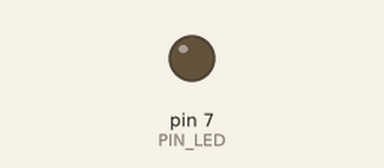
Bench run of a sketch on a simulated Arduino Uno, built with avr-gcc and run on an emulated ATmega328P. On the bench: output pins drawn as LEDs (lit = HIGH). Dashed ring = blinking. At 2.0 s the program stops and its outputs stay as they are.

Above: at 0.5 s.
At 1.85 s:
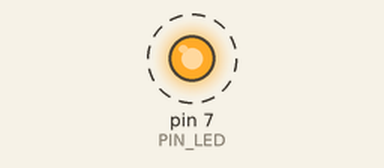
Timing chart, 0 to 3.0 s (numbered marks = the images above):
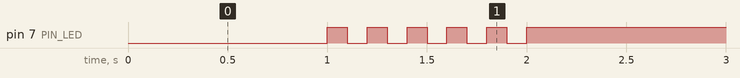

The sketch:

05_practice_2.ino
```cpp
#define PIN_LED 7

void setup() {
  pinMode (PIN_LED, OUTPUT);
}

void loop() {
  digitalWrite(PIN_LED, 0);
  delay(1000);
  for (int i=1; i<6; i++)
  {
    digitalWrite(PIN_LED, 1);
    delay(100);
    digitalWrite(PIN_LED, 0);
    delay(100);
  }
  digitalWrite(PIN_LED, 1);
  while(1){}
}
```

Measured:
- by itself, pin 7 (PIN_LED): alternates HIGH for 0.10 s and LOW for 0.10 s, 11 changes in all, then stays HIGH
